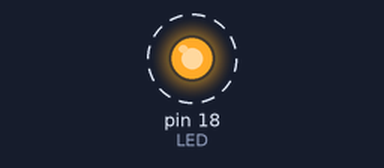
Bench run of a sketch on a simulated Arduino Uno, built with avr-gcc and run on an emulated ATmega328P. Parts: output pins drawn as LEDs (lit = HIGH). Dashed ring = blinking.

Above: at 0.5 s.
Timing chart, 0 to 4.6 s (numbered marks = the images above):
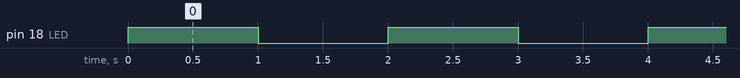

Measured:
- by itself, pin 18 (LED): alternates HIGH for 1.0 s and LOW for 1.0 s

The sketch:

street_lights.ino
```cpp
const int LED = 18;

void setup() {
  pinMode(LED, OUTPUT);

  digitalWrite(LED, LOW);
}

void loop() {
  digitalWrite(LED, HIGH);
  delay(1000);
  digitalWrite(LED, LOW);
  delay(1000);
}
```
